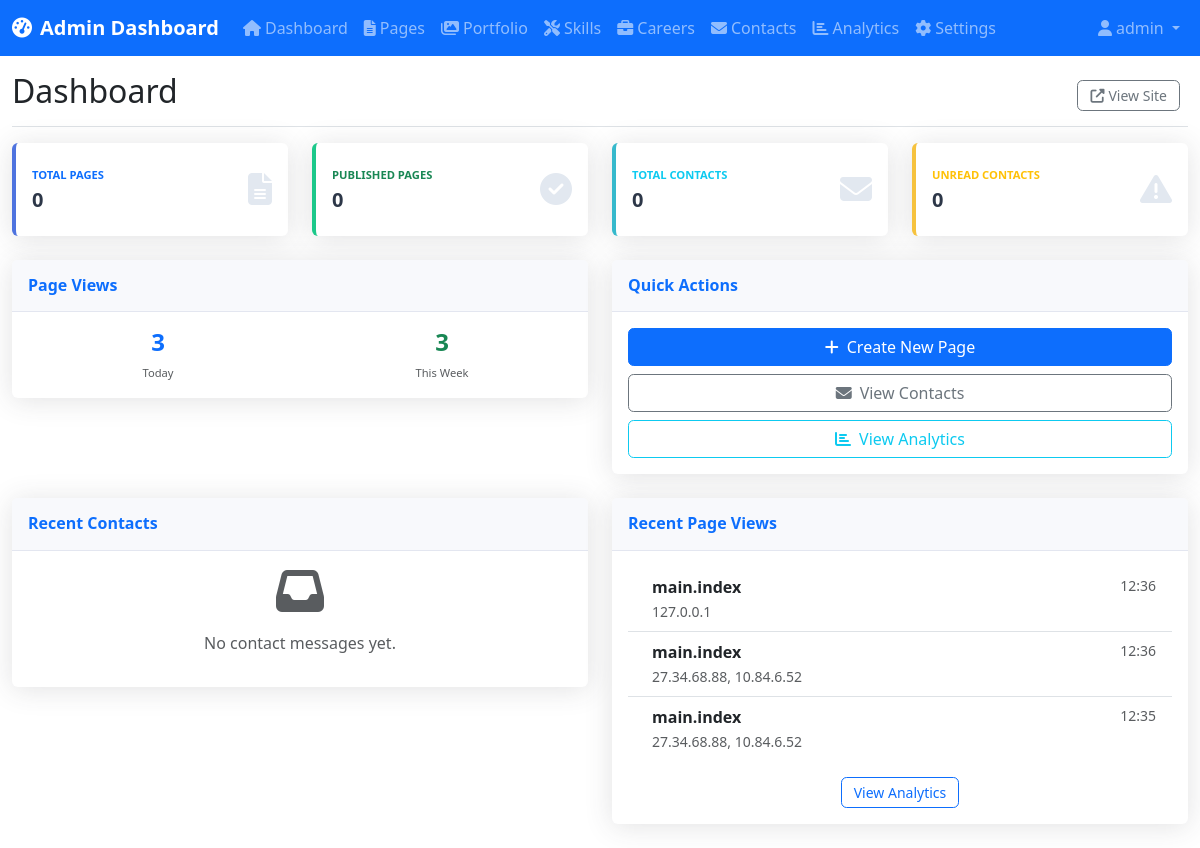
The page /admin/ (signed in) on the database as committed earlier.
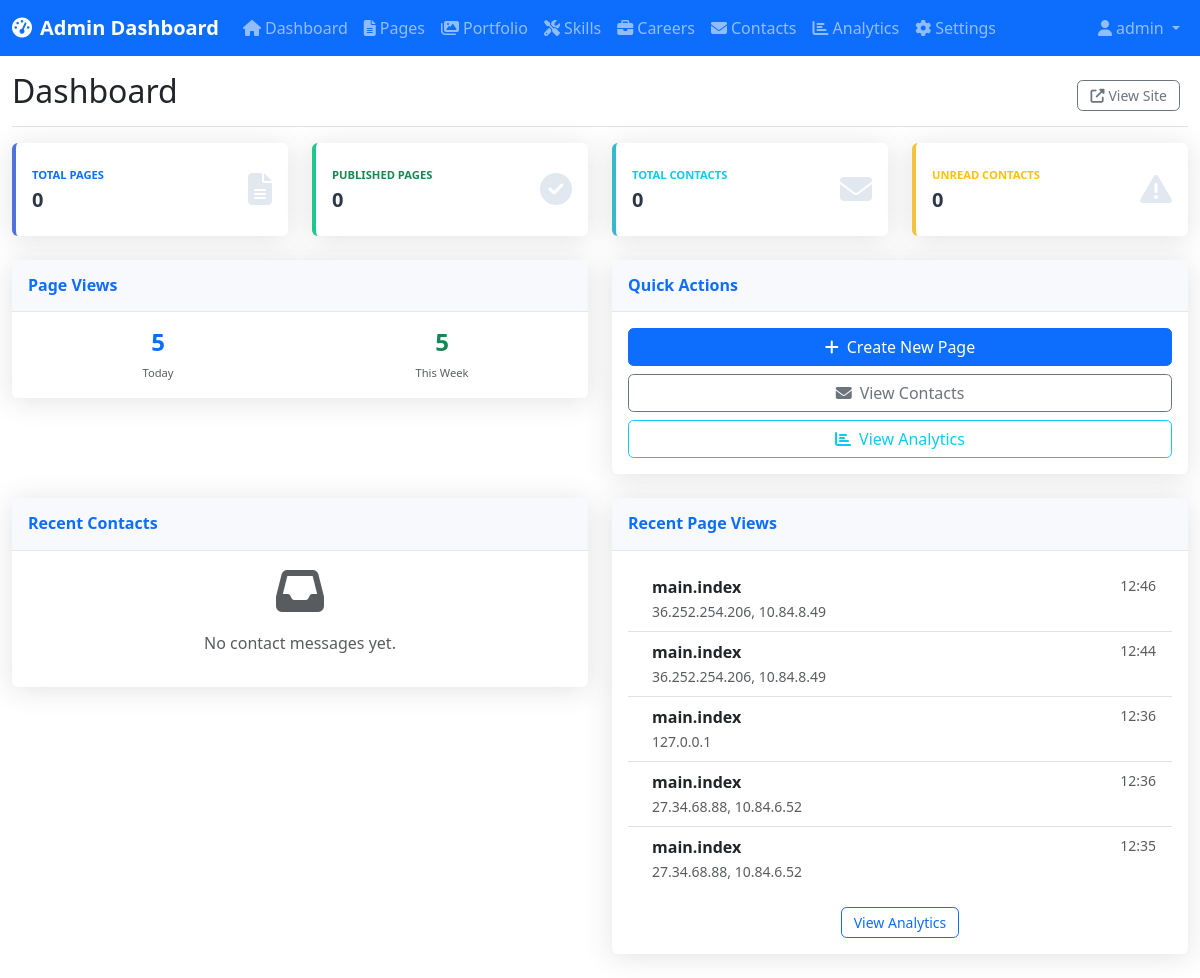
The same page on the database as committed later.
### models.py (models this page shows, shortened)
class Admin(UserMixin, db.Model):
    id = db.Column(db.Integer, primary_key=True)
    username = db.Column(db.String(64), unique=True, nullable=False)
    email = db.Column(db.String(120), unique=True, nullable=False)
    password_hash = db.Column(db.String(256), nullable=False)
    created_at = db.Column(db.DateTime, default=datetime.utcnow)
    last_login = db.Column(db.DateTime)
    active = db.Column(db.Boolean, default=True)

class Analytics(db.Model):
    id = db.Column(db.Integer, primary_key=True)
    page_url = db.Column(db.String(500), nullable=False)
    page_title = db.Column(db.String(200))
    ip_address = db.Column(db.String(45))
    user_agent = db.Column(db.String(500))
    referer = db.Column(db.String(500))
    timestamp = db.Column(db.DateTime, default=datetime.utcnow)
    session_id = db.Column(db.String(100))

### admin.py (the view)
@admin_bp.route('/')
@login_required
def dashboard():
    stats = {
        'total_pages': Page.query.count(),
        'published_pages': Page.query.filter_by(is_published=True).count(),
        'total_contacts': Contact.query.count(),
        'unread_contacts': Contact.query.filter_by(is_read=False).count(),
        'page_views_today': Analytics.query.filter(
            Analytics.timestamp >= datetime.utcnow().date()
        ).count(),
        'page_views_week': Analytics.query.filter(
            Analytics.timestamp >= datetime.utcnow() - timedelta(days=7)
        ).count(),
    }
    recent_contacts = Contact.query.order_by(Contact.created_at.desc()).limit(5).all()
    recent_views = Analytics.query.order_by(Analytics.timestamp.desc()).limit(10).all()
    return render_template('admin/dashboard.html',
                         stats=stats,
                         recent_contacts=recent_contacts,
                         recent_views=recent_views)

### templates/admin/dashboard.html (shortened to what this page needs)
{% extends "admin/base.html" %}
{% block content %}
<div class="d-flex justify-content-between flex-wrap flex-md-nowrap align-items-center pt-3 pb-2 mb-3 border-bottom">
    <h1 class="h2">Dashboard</h1>
    <div class="btn-toolbar mb-2 mb-md-0">
        <div class="btn-group me-2">
            <a href="{{ url_for('main.index') }}" class="btn btn-sm btn-outline-secondary" target="_blank">
                <i class="fas fa-external-link-alt me-1"></i>View Site
            </a>
        </div>
    </div>
</div>
<div class="row">
    <div class="col-xl-3 col-md-6 mb-4">
        <div class="card border-left-primary shadow h-100 py-2">
            <div class="card-body">
                <div class="row no-gutters align-items-center">
                    <div class="col me-2">
                        <div class="text-xs font-weight-bold text-primary text-uppercase mb-1">Total Pages</div>
                        <div class="h5 mb-0 font-weight-bold text-gray-800">{{ stats.total_pages }}</div>
                    </div>
                    <div class="col-auto">
                        <i class="fas fa-file-alt fa-2x text-gray-300"></i>
                    </div>
                </div>
            </div>
        </div>
    </div>
    <div class="col-xl-3 col-md-6 mb-4">
        <div class="card border-left-success shadow h-100 py-2">
            <div class="card-body">
                <div class="row no-gutters align-items-center">
                    <div class="col me-2">
                        <div class="text-xs font-weight-bold text-success text-uppercase mb-1">Published Pages</div>
                        <div class="h5 mb-0 font-weight-bold text-gray-800">{{ stats.published_pages }}</div>
                    </div>
                    <div class="col-auto">
                        <i class="fas fa-check-circle fa-2x text-gray-300"></i>
                    </div>
                </div>
            </div>
        </div>
    </div>
    <div class="col-xl-3 col-md-6 mb-4">
        <div class="card border-left-info shadow h-100 py-2">
            <div class="card-body">
                <div class="row no-gutters align-items-center">
                    <div class="col me-2">
                        <div class="text-xs font-weight-bold text-info text-uppercase mb-1">Total Contacts</div>
                        <div class="h5 mb-0 font-weight-bold text-gray-800">{{ stats.total_contacts }}</div>
                    </div>
                    <div class="col-auto">
                        <i class="fas fa-envelope fa-2x text-gray-300"></i>
                    </div>
                </div>
            </div>
        </div>
    </div>
    <div class="col-xl-3 col-md-6 mb-4">
        <div class="card border-left-warning shadow h-100 py-2">
            <div class="card-body">
                <div class="row no-gutters align-items-center">
                    <div class="col me-2">
                        <div class="text-xs font-weight-bold text-warning text-uppercase mb-1">Unread Contacts</div>
                        <div class="h5 mb-0 font-weight-bold text-gray-800">{{ stats.unread_contacts }}</div>
                    </div>
                    <div class="col-auto">
                        <i class="fas fa-exclamation-triangle fa-2x text-gray-300"></i>
                    </div>
                </div>
            </div>
        </div>
    </div>
</div>
<div class="row">
    <div class="col-xl-6 col-lg-7">
        <div class="card shadow mb-4">
            <div class="card-header py-3 d-flex flex-row align-items-center justify-content-between">
                <h6 class="m-0 font-weight-bold text-primary">Page Views</h6>
            </div>
            <div class="card-body">
                <div class="row">
                    <div class="col-6">
                        <div class="text-center">
                            <div class="h4 font-weight-bold text-primary">{{ stats.page_views_today }}</div>
                            <div class="text-xs text-muted">Today</div>
                        </div>
                    </div>
                    <div class="col-6">
                        <div class="text-center">
                            <div class="h4 font-weight-bold text-success">{{ stats.page_views_week }}</div>
                            <div class="text-xs text-muted">This Week</div>
                        </div>
                    </div>
                </div>
            </div>
        </div>
    </div>
    <div class="col-xl-6 col-lg-5">
        <div class="card shadow mb-4">
            <div class="card-header py-3 d-flex flex-row align-items-center justify-content-between">
                <h6 class="m-0 font-weight-bold text-primary">Quick Actions</h6>
            </div>
            <div class="card-body">
                <div class="d-grid gap-2">
                    <a href="{{ url_for('admin.new_page') }}" class="btn btn-primary">
                        <i class="fas fa-plus me-2"></i>Create New Page
                    </a>
                    <a href="{{ url_for('admin.contacts') }}" class="btn btn-outline-secondary">
                        <i class="fas fa-envelope me-2"></i>View Contacts
                    </a>
                    <a href="{{ url_for('admin.analytics') }}" class="btn btn-outline-info">
                        <i class="fas fa-chart-bar me-2"></i>View Analytics
                    </a>
                </div>
            </div>
        </div>
    </div>
</div>
<div class="row">
    <div class="col-lg-6">
        <div class="card shadow mb-4">
            <div class="card-header py-3">
                <h6 class="m-0 font-weight-bold text-primary">Recent Contacts</h6>
            </div>
            <div class="card-body">
                {% if recent_contacts %}
                    <div class="list-group list-group-flush">
                        {% for contact in recent_contacts %}
                        <div class="list-group-item d-flex justify-content-between align-items-start">
                            <div class="ms-2 me-auto">
                                <div class="fw-bold">{{ contact.name }}</div>
                                <small class="text-muted">{{ contact.email }}</small>
                                <div class="text-truncate" style="max-width: 300px;">{{ contact.message[:50] }}...</div>
                            </div>
                            <small class="text-muted">{{ contact.created_at.strftime('%m/%d') }}</small>
                        </div>
                        {% endfor %}
                    </div>
                    <div class="text-center mt-3">
                        <a href="{{ url_for('admin.contacts') }}" class="btn btn-sm btn-outline-primary">View All</a>
                    </div>
                {% else %}
                    <div class="text-center text-muted">
                        <i class="fas fa-inbox fa-3x mb-3"></i>
                        <p>No contact messages yet.</p>
                    </div>
                {% endif %}
            </div>
        </div>
    </div>
    <div class="col-lg-6">
        <div class="card shadow mb-4">
            <div class="card-header py-3">
                <h6 class="m-0 font-weight-bold text-primary">Recent Page Views</h6>
            </div>
            <div class="card-body">
                {% if recent_views %}
                    <div class="list-group list-group-flush">
                        {% for view in recent_views %}
                        <div class="list-group-item d-flex justify-content-between align-items-start">
                            <div class="ms-2 me-auto">
                                <div class="fw-bold">{{ view.page_title or view.page_url }}</div>
                                <small class="text-muted">{{ view.ip_address }}</small>
                            </div>
                            <small class="text-muted">{{ view.timestamp.strftime('%H:%M') }}</small>
                        </div>
                        {% endfor %}
                    </div>
                    <div class="text-center mt-3">
                        <a href="{{ url_for('admin.analytics') }}" class="btn btn-sm btn-outline-primary">View Analytics</a>
                    </div>
                {% else %}
                    <div class="text-center text-muted">
                        <i class="fas fa-chart-line fa-3x mb-3"></i>
                        <p>No page views tracked yet.</p>
                    </div>
                {% endif %}
            </div>
        </div>
    </div>
</div>
{% endblock %}

### templates/admin/base.html (shortened to what this page needs)
<!DOCTYPE html>
<html lang="en">
<head>
    <link href="https://cdn.jsdelivr.net/npm/bootstrap@5.3.0/dist/css/bootstrap.min.css" rel="stylesheet">
    <link rel="stylesheet" href="https://cdnjs.cloudflare.com/ajax/libs/font-awesome/6.4.0/css/all.min.css">
    <link rel="stylesheet" href="{{ url_for('static', filename='css/admin.css') }}">
</head>
<body>
    <nav class="navbar navbar-expand-lg navbar-dark bg-primary">
        <div class="container-fluid">
            <a class="navbar-brand" href="{{ url_for('admin.dashboard') }}">
                <i class="fas fa-tachometer-alt me-2"></i>Admin Dashboard
            </a>
            <div class="collapse navbar-collapse" id="navbarNav">
                <ul class="navbar-nav me-auto">
                    <li class="nav-item">
                        <a class="nav-link" href="{{ url_for('admin.dashboard') }}">
                            <i class="fas fa-home me-1"></i>Dashboard
                        </a>
                    </li>
                    <li class="nav-item">
                        <a class="nav-link" href="{{ url_for('admin.pages') }}">
                            <i class="fas fa-file-alt me-1"></i>Pages
                        </a>
                    </li>
                    <li class="nav-item">
                        <a class="nav-link" href="{{ url_for('admin.portfolio') }}">
                            <i class="fas fa-images me-1"></i>Portfolio
                        </a>
                    </li>
                    <li class="nav-item">
                        <a class="nav-link" href="{{ url_for('admin.skills') }}">
                            <i class="fas fa-tools me-1"></i>Skills
                        </a>
                    </li>
                    <li class="nav-item">
                        <a class="nav-link" href="{{ url_for('admin.careers') }}">
                            <i class="fas fa-briefcase me-1"></i>Careers
                        </a>
                    </li>
                    <li class="nav-item">
                        <a class="nav-link" href="{{ url_for('admin.contacts') }}">
                            <i class="fas fa-envelope me-1"></i>Contacts
                        </a>
                    </li>
                    <li class="nav-item">
                        <a class="nav-link" href="{{ url_for('admin.analytics') }}">
                            <i class="fas fa-chart-bar me-1"></i>Analytics
                        </a>
                    </li>
                    <li class="nav-item">
                        <a class="nav-link" href="{{ url_for('admin.settings') }}">
                            <i class="fas fa-cog me-1"></i>Settings
                        </a>
                    </li>
                </ul>
                <ul class="navbar-nav">
                    <li class="nav-item dropdown">
                        <a class="nav-link dropdown-toggle" href="#" role="button" data-bs-toggle="dropdown">
                            <i class="fas fa-user me-1"></i>{{ current_user.username }}
                        </a>
                    </li>
                </ul>
            </div>
        </div>
    </nav>
    <div class="container-fluid">
        <div class="row">
            <main class="col-12">
                {% block content %}{% endblock %}
            </main>
        </div>
    </div>
</body>
</html>

### static/css/admin.css (style rules this page uses)
:root { --primary-color: #4e73df; --success-color: #1cc88a; --info-color: #36b9cc; --warning-color: #f6c23e; --danger-color: #e74a3b; --secondary-color: #858796; --light-color: #f8f9fc; --dark-color: #1a202c; }
.border-left-primary { border-left: 0.25rem solid var(--primary-color) !important; }
.border-left-success { border-left: 0.25rem solid var(--success-color) !important; }
.border-left-info { border-left: 0.25rem solid var(--info-color) !important; }
.border-left-warning { border-left: 0.25rem solid var(--warning-color) !important; }
.text-xs { font-size: 0.7rem !important; }
.font-weight-bold { font-weight: 700 !important; }
.text-gray-800 { color: #2d3748 !important; }
.text-gray-300 { color: #e2e8f0 !important; }
.card { box-shadow: 0 0.15rem 1.75rem 0 rgba(58, 59, 69, 0.15) !important; border: none; }
.card-header { background-color: #f8f9fc; border-bottom: 1px solid #e3e6f0; }
.btn { font-weight: 500; border-radius: 0.35rem; }
.btn-sm { font-size: 0.875rem; padding: 0.25rem 0.75rem; }
.navbar-brand { font-weight: 600; }
.nav-link { font-weight: 500; }

### templates/admin/dashboard.html (style rules this page uses)
.border-left-primary { border-left: 0.25rem solid #4e73df !important; }
.border-left-success { border-left: 0.25rem solid #1cc88a !important; }
.border-left-info { border-left: 0.25rem solid #36b9cc !important; }
.border-left-warning { border-left: 0.25rem solid #f6c23e !important; }
.text-xs { font-size: 0.7rem; }

Rows that differ between the two databases and show on the page:
added Analytics: page_title "main.index", ip_address "36.252.254.206, 10.84.8.49", timestamp "12:46"
added Analytics: page_title "main.index", ip_address "36.252.254.206, 10.84.8.49", timestamp "12:44"
Other text that changed with them:
{{ stats.page_views_today }}: "3" → "5"
{{ stats.page_views_week }}: "3" → "5"
